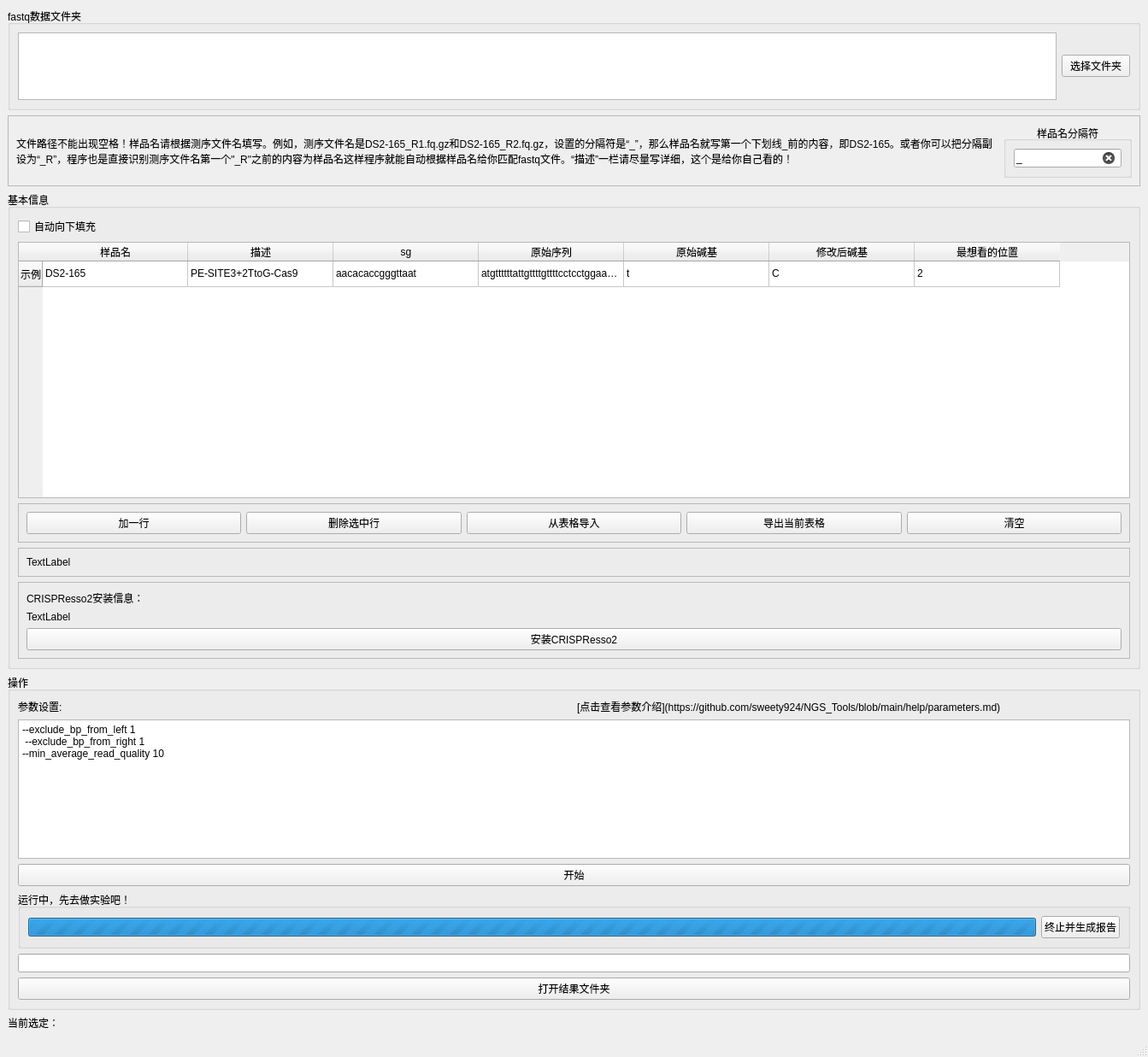
<?xml version="1.0" encoding="UTF-8"?>
<ui version="4.0">
 <class>CRISPResso</class>
 <widget class="QMainWindow" name="CRISPResso">
  <property name="geometry">
   <rect>
    <x>0</x>
    <y>0</y>
    <width>1343</width>
    <height>1237</height>
   </rect>
  </property>
  <property name="windowTitle">
   <string>BE分析</string>
  </property>
  <widget class="QWidget" name="centralwidget">
   <layout class="QVBoxLayout" name="verticalLayout_3">
    <item>
     <widget class="QGroupBox" name="groupBox">
      <property name="maximumSize">
       <size>
        <width>16777215</width>
        <height>150</height>
       </size>
      </property>
      <property name="title">
       <string>fastq数据文件夹</string>
      </property>
      <layout class="QHBoxLayout" name="horizontalLayout_2">
       <item>
        <widget class="PlainTextEdit" name="plainTextEdit_readIllumina">
         <property name="maximumSize">
          <size>
           <width>16777215</width>
           <height>250</height>
          </size>
         </property>
        </widget>
       </item>
       <item>
        <widget class="QPushButton" name="pushButton_chooseFolder">
         <property name="text">
          <string>选择文件夹</string>
         </property>
        </widget>
       </item>
      </layout>
     </widget>
    </item>
    <item>
     <widget class="QFrame" name="frame_4">
      <property name="frameShape">
       <enum>QFrame::StyledPanel</enum>
      </property>
      <property name="frameShadow">
       <enum>QFrame::Raised</enum>
      </property>
      <layout class="QHBoxLayout" name="horizontalLayout_7">
       <item>
        <widget class="QLabel" name="label_4">
         <property name="text">
          <string>文件路径不能出现空格！样品名请根据测序文件名填写。例如，测序文件名是DS2-165_R1.fq.gz和DS2-165_R2.fq.gz，设置的分隔符是“_”，那么样品名就写第一个下划线_前的内容，即DS2-165。或者你可以把分隔副设为“_R”，程序也是直接识别测序文件名第一个&quot;_R&quot;之前的内容为样品名这样程序就能自动根据样品名给你匹配fastq文件。“描述”一栏请尽量写详细，这个是给你自己看的！</string>
         </property>
         <property name="wordWrap">
          <bool>true</bool>
         </property>
        </widget>
       </item>
       <item>
        <widget class="QGroupBox" name="groupBox_2">
         <property name="maximumSize">
          <size>
           <width>150</width>
           <height>16777215</height>
          </size>
         </property>
         <property name="title">
          <string>样品名分隔符</string>
         </property>
         <property name="alignment">
          <set>Qt::AlignCenter</set>
         </property>
         <layout class="QHBoxLayout" name="horizontalLayout_6">
          <item>
           <widget class="QLineEdit" name="lineEdit_split">
            <property name="text">
             <string>_</string>
            </property>
            <property name="clearButtonEnabled">
             <bool>true</bool>
            </property>
           </widget>
          </item>
         </layout>
        </widget>
       </item>
      </layout>
     </widget>
    </item>
    <item>
     <widget class="QGroupBox" name="groupBox_info">
      <property name="inputMethodHints">
       <set>Qt::ImhPreferNumbers</set>
      </property>
      <property name="title">
       <string>基本信息</string>
      </property>
      <property name="flat">
       <bool>false</bool>
      </property>
      <layout class="QVBoxLayout" name="verticalLayout">
       <item>
        <widget class="QCheckBox" name="checkBox_auto_fill_col">
         <property name="text">
          <string>自动向下填充</string>
         </property>
        </widget>
       </item>
       <item>
        <widget class="QTableWidget" name="tableWidget">
         <property name="minimumSize">
          <size>
           <width>0</width>
           <height>300</height>
          </size>
         </property>
         <attribute name="horizontalHeaderDefaultSectionSize">
          <number>170</number>
         </attribute>
         <row>
          <property name="text">
           <string>示例</string>
          </property>
         </row>
         <column>
          <property name="text">
           <string>样品名</string>
          </property>
         </column>
         <column>
          <property name="text">
           <string>描述</string>
          </property>
         </column>
         <column>
          <property name="text">
           <string>sg</string>
          </property>
         </column>
         <column>
          <property name="text">
           <string>原始序列</string>
          </property>
         </column>
         <column>
          <property name="text">
           <string>原始碱基</string>
          </property>
         </column>
         <column>
          <property name="text">
           <string>修改后碱基</string>
          </property>
         </column>
         <column>
          <property name="text">
           <string>最想看的位置</string>
          </property>
         </column>
         <item row="0" column="0">
          <property name="text">
           <string>DS2-165</string>
          </property>
         </item>
         <item row="0" column="1">
          <property name="text">
           <string>PE-SITE3+2TtoG-Cas9</string>
          </property>
         </item>
         <item row="0" column="2">
          <property name="text">
           <string>aacacaccgggttaat	</string>
          </property>
         </item>
         <item row="0" column="3">
          <property name="text">
           <string>atgttttttattgttttgttttcctcctggaaaaatatgaacagtg...</string>
          </property>
         </item>
         <item row="0" column="4">
          <property name="text">
           <string>t</string>
          </property>
         </item>
         <item row="0" column="5">
          <property name="text">
           <string>C</string>
          </property>
         </item>
         <item row="0" column="6">
          <property name="text">
           <string>2</string>
          </property>
         </item>
        </widget>
       </item>
       <item>
        <widget class="QFrame" name="frame">
         <property name="frameShape">
          <enum>QFrame::StyledPanel</enum>
         </property>
         <property name="frameShadow">
          <enum>QFrame::Raised</enum>
         </property>
         <layout class="QHBoxLayout" name="horizontalLayout">
          <item>
           <widget class="QPushButton" name="pushButton_add_line">
            <property name="text">
             <string>加一行</string>
            </property>
           </widget>
          </item>
          <item>
           <widget class="QPushButton" name="pushButton_del_lines">
            <property name="text">
             <string>删除选中行</string>
            </property>
           </widget>
          </item>
          <item>
           <widget class="QPushButton" name="pushButton_import_from_sheet">
            <property name="text">
             <string>从表格导入</string>
            </property>
           </widget>
          </item>
          <item>
           <widget class="QPushButton" name="pushButton_export_sheet">
            <property name="text">
             <string>导出当前表格</string>
            </property>
           </widget>
          </item>
          <item>
           <widget class="QPushButton" name="pushButton_clear_table">
            <property name="text">
             <string>清空</string>
            </property>
           </widget>
          </item>
         </layout>
        </widget>
       </item>
       <item>
        <widget class="QFrame" name="frame_2">
         <property name="frameShape">
          <enum>QFrame::StyledPanel</enum>
         </property>
         <property name="frameShadow">
          <enum>QFrame::Raised</enum>
         </property>
         <layout class="QHBoxLayout" name="horizontalLayout_5">
          <item>
           <widget class="QLabel" name="label_selection">
            <property name="text">
             <string>TextLabel</string>
            </property>
           </widget>
          </item>
         </layout>
        </widget>
       </item>
       <item>
        <widget class="QFrame" name="frame_3">
         <property name="frameShape">
          <enum>QFrame::StyledPanel</enum>
         </property>
         <property name="frameShadow">
          <enum>QFrame::Raised</enum>
         </property>
         <layout class="QVBoxLayout" name="verticalLayout_4">
          <item>
           <widget class="QLabel" name="label_3">
            <property name="text">
             <string>CRISPResso2安装信息：</string>
            </property>
           </widget>
          </item>
          <item>
           <widget class="QLabel" name="label_version">
            <property name="text">
             <string>TextLabel</string>
            </property>
           </widget>
          </item>
          <item>
           <widget class="QPushButton" name="pushButton_install">
            <property name="text">
             <string>安装CRISPResso2</string>
            </property>
           </widget>
          </item>
         </layout>
        </widget>
       </item>
      </layout>
     </widget>
    </item>
    <item>
     <widget class="QGroupBox" name="groupBox_10">
      <property name="title">
       <string>操作</string>
      </property>
      <layout class="QVBoxLayout" name="verticalLayout_5">
       <item>
        <layout class="QHBoxLayout" name="horizontalLayout_3">
         <item>
          <widget class="QLabel" name="label_5">
           <property name="text">
            <string>参数设置:</string>
           </property>
          </widget>
         </item>
         <item>
          <widget class="QLabel" name="label_2">
           <property name="text">
            <string>[点击查看参数介绍](https://github.com/sweety924/NGS_Tools/blob/main/help/parameters.md)</string>
           </property>
           <property name="textFormat">
            <enum>Qt::MarkdownText</enum>
           </property>
           <property name="openExternalLinks">
            <bool>true</bool>
           </property>
           <property name="textInteractionFlags">
            <set>Qt::TextBrowserInteraction</set>
           </property>
          </widget>
         </item>
        </layout>
       </item>
       <item>
        <widget class="PlainTextEdit" name="plainTextEdit_parameters">
         <property name="maximumSize">
          <size>
           <width>16777215</width>
           <height>250</height>
          </size>
         </property>
         <property name="plainText">
          <string>--exclude_bp_from_left 1
 --exclude_bp_from_right 1
--min_average_read_quality 10
</string>
         </property>
        </widget>
       </item>
       <item>
        <widget class="QPushButton" name="pushButton_generateFq">
         <property name="text">
          <string>开始</string>
         </property>
        </widget>
       </item>
       <item>
        <widget class="QGroupBox" name="groupBox_status">
         <property name="title">
          <string>运行中，先去做实验吧！</string>
         </property>
         <layout class="QHBoxLayout" name="horizontalLayout_4">
          <item>
           <widget class="QProgressBar" name="progressBar">
            <property name="maximum">
             <number>0</number>
            </property>
            <property name="value">
             <number>0</number>
            </property>
            <property name="format">
             <string>%v / %m</string>
            </property>
           </widget>
          </item>
          <item>
           <widget class="QPushButton" name="pushButton_stop">
            <property name="text">
             <string>终止并生成报告</string>
            </property>
           </widget>
          </item>
         </layout>
        </widget>
       </item>
       <item>
        <widget class="QLineEdit" name="lineEdit_FqDir">
         <property name="clearButtonEnabled">
          <bool>true</bool>
         </property>
        </widget>
       </item>
       <item>
        <widget class="QPushButton" name="pushButton_openFqDir">
         <property name="text">
          <string>打开结果文件夹</string>
         </property>
        </widget>
       </item>
      </layout>
     </widget>
    </item>
    <item>
     <widget class="QLabel" name="label">
      <property name="text">
       <string>当前选定：</string>
      </property>
     </widget>
    </item>
   </layout>
  </widget>
  <widget class="QMenuBar" name="menubar">
   <property name="geometry">
    <rect>
     <x>0</x>
     <y>0</y>
     <width>1343</width>
     <height>28</height>
    </rect>
   </property>
  </widget>
  <widget class="QStatusBar" name="statusbar"/>
 </widget>
 <customwidgets>
  <customwidget>
   <class>PlainTextEdit</class>
   <extends>QPlainTextEdit</extends>
   <header>plaintextedit</header>
  </customwidget>
 </customwidgets>
 <resources/>
 <connections/>
</ui>
